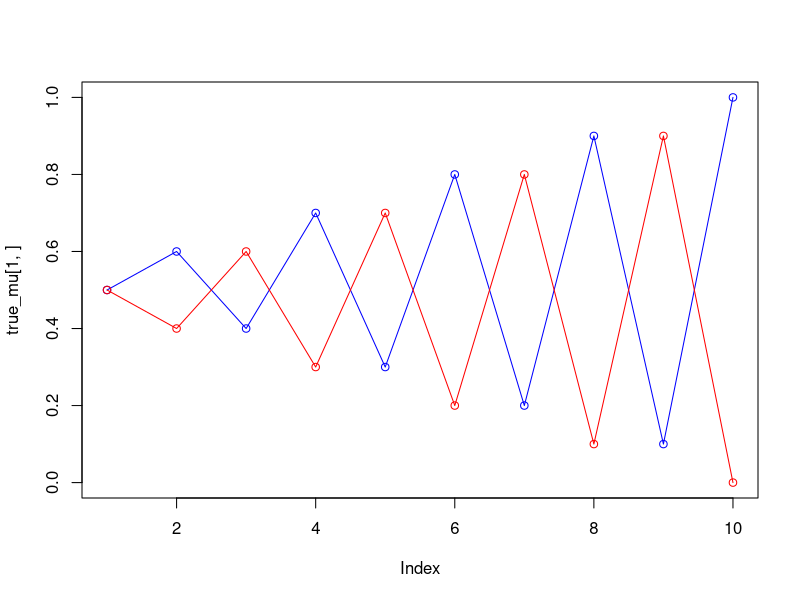
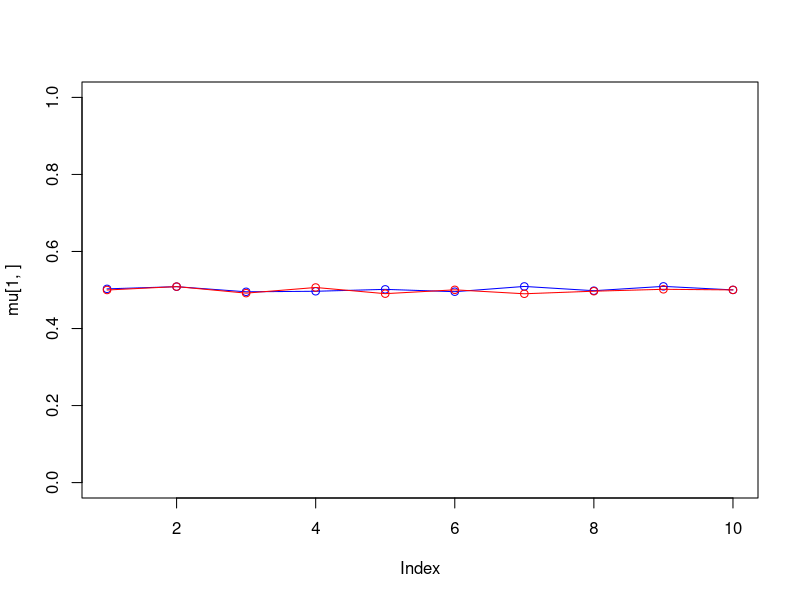
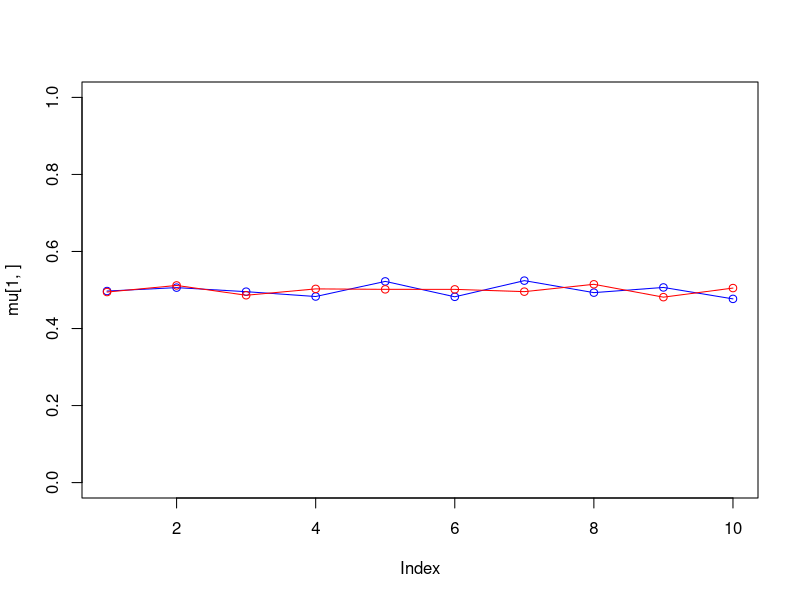
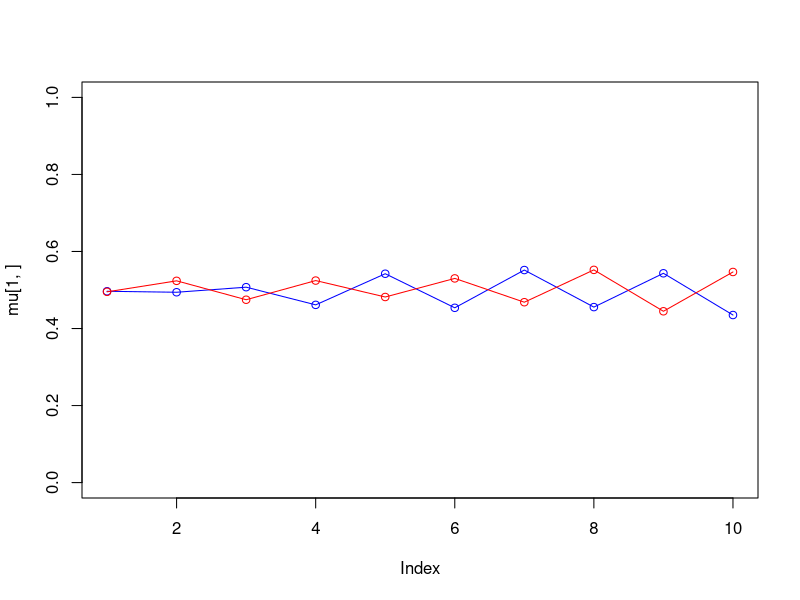
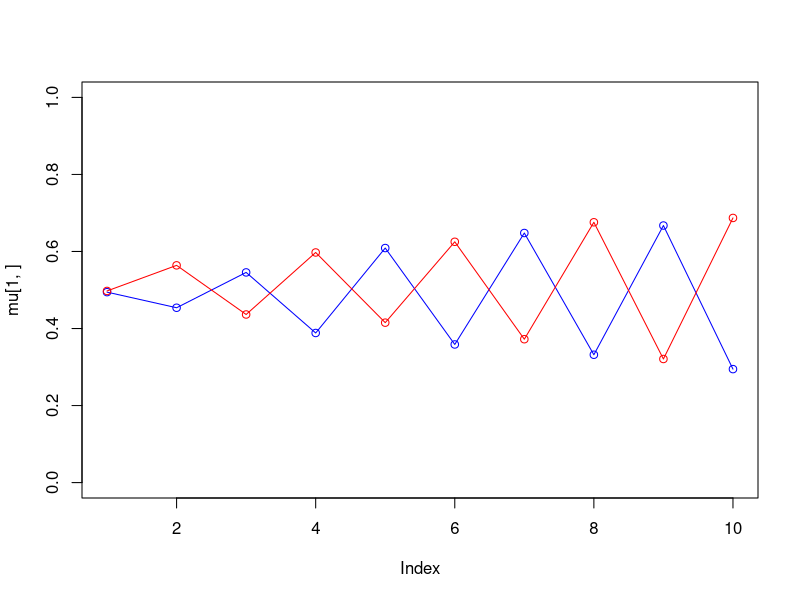
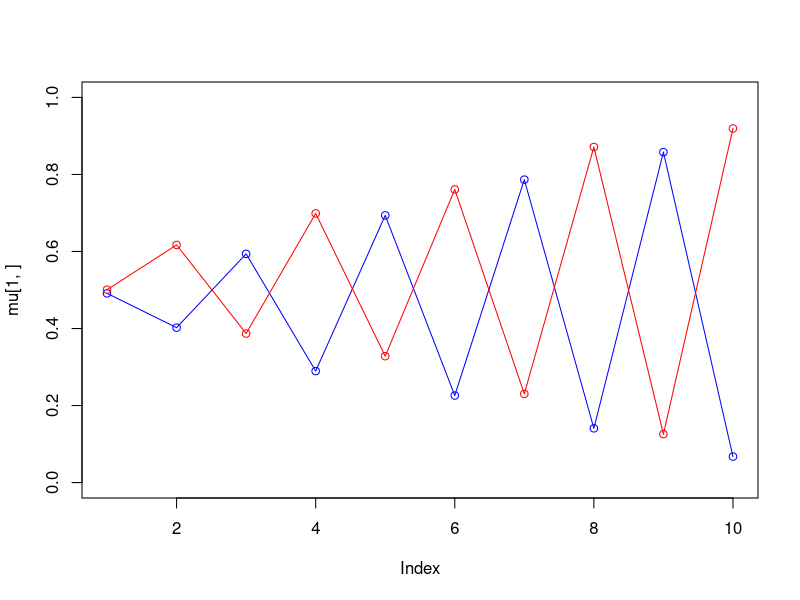
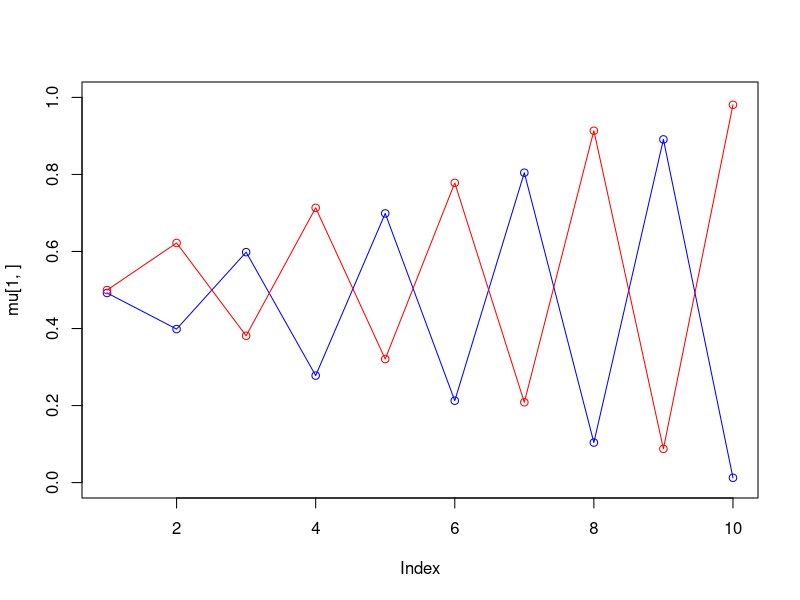
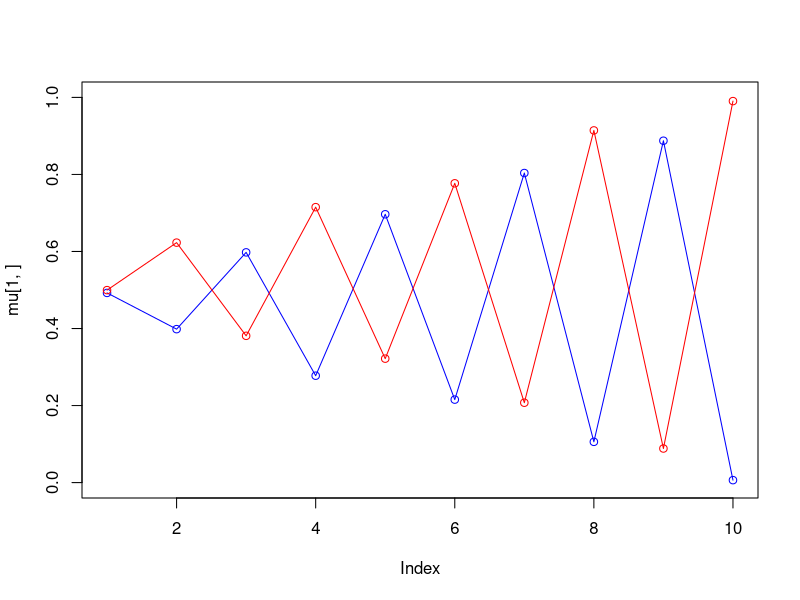

Recreate these plots in R, in order.
#Function for EM algorithm
em_alg = function(pi, mu, llik, min_change, maxit=100){
  old = 0
  cols = c('red', 'green', 'yellow')
  for(it in 1:max_it) {
    plot(mu[1,], type="o", col="blue", ylim=c(0,1))
    for(i in 2:nrow(mu)){
      points(mu[i,], type="o", col=cols[i-1])
    }
    
    Sys.sleep(0.5)
    
    # E-step: Computation of the fractional component assignments
    # Your code here
    total <- matrix(0, nrow = nrow(x), ncol= 1)
    
    z = matrix(1, nrow = nrow(x), ncol = length(pi))
    for (i in 1:length(pi)) {
      for (j in 1:ncol(x)) {
        z[, i] = z[, i] * dbinom(x[ ,j], 1, mu[i,j])
      }
      z[, i] = z[, i] * pi[i]
      total= total + z[,i]
    }
    for(i in 1:length(pi)){
      z[,i] = z[,i]/total
    }
    
    # #Log likelihood computation.
    q = matrix(1, nrow = length(total), ncol = 1)
    for(i in 1:nrow(mu)){
      temp = matrix(1, nrow = nrow(x), ncol = 1)
      for(j in 1:ncol(x)){
        temp = temp*(mu[i,j]^x[,j])*((1-mu[i,j])^(1-x[,j]))
      }
      q = q * (temp*pi[i])^(z[,i])
    }
    
    llik[it] = sum(log(q))
    
    cat("iteration: ", it, "log likelihood: ", llik[it], "\n")
    flush.console()
    # Stop if the log likelihood has not changed significantly
    # Your code here
    if(abs(old-llik[it])<min_change){
      break
    }
    else{
      old = llik[it]
    }
    
    #M-step: ML parameter estimation from the data and fractional component assignments
    # Your code here
    new_pi = colSums(z)/nrow(x)
    new_mu = matrix(nrow = nrow(mu), ncol = ncol(mu))
    for (i in 1:length(pi)){
      nm = sum(z[,i])
      new_mu[i,] = colSums(x*z[,i])/nm
    }
    mu = new_mu
    pi = new_pi
  }
  return(list(pi, mu, llik, it))
}






##K=2
set.seed(1234567890)
max_it <- 100 # max number of EM iterations
min_change <- 1 # min change in log likelihood between two consecutive EM iterations
N=1000 # number of training points
D=10 # number of dimensions
x <- matrix(nrow=N, ncol=D) # training data
true_pi <- vector(length = 2) # true mixing coefficients
true_mu <- matrix(nrow=2, ncol=D) # true conditional distributions
true_pi=c(1/2,1/2)
true_mu[1,]=c(0.5,0.6,0.4,0.7,0.3,0.8,0.2,0.9,0.1,1)
true_mu[2,]=c(0.5,0.4,0.6,0.3,0.7,0.2,0.8,0.1,0.9,0)
plot(true_mu[1,], type="o", col="blue", ylim=c(0,1))
points(true_mu[2,], type="o", col="red")
# Producing the training data
for(n in 1:N) {
  k <- sample(1:2,1,prob=true_pi)
  for(d in 1:D) {
    x[n,d] <- rbinom(1,1,true_mu[k,d])
  }
}
K=2 # number of guessed components
z <- matrix(nrow=N, ncol=K) # fractional component assignments
pi <- vector(length = K) # mixing coefficients
mu <- matrix(nrow=K, ncol=D) # conditional distributions
llik <- vector(length = max_it) # log likelihood of the EM iterations
# Random initialization of the paramters
pi <- runif(K,0.49,0.51)
pi <- pi / sum(pi)
for(k in 1:K) {
  mu[k,] <- runif(D,0.49,0.51)
}
pi
mu
#Call the EM-algorithm function
ret = em_alg(pi, mu, llik, min_change)
pi = ret[[1]]
mu = ret[[2]]
llik = ret[[3]]
it = ret[[4]]
plot(llik[1:it], type="o")




##K=3
set.seed(1234567890)
max_it <- 100 # max number of EM iterations
min_change <- 1 # min change in log likelihood between two consecutive EM iterations
N=1000 # number of training points
D=10 # number of dimensions
x <- matrix(nrow=N, ncol=D) # training data
true_pi <- vector(length = 3) # true mixing coefficients
true_mu <- matrix(nrow=3, ncol=D) # true conditional distributions
true_pi=c(1/3,1/3,1/3)
true_mu[1,]=c(0.5,0.6,0.4,0.7,0.3,0.8,0.2,0.9,0.1,1)
true_mu[2,]=c(0.5,0.4,0.6,0.3,0.7,0.2,0.8,0.1,0.9,0)
true_mu[3,]=c(0.5,0.5,0.5,0.5,0.5,0.5,0.5,0.5,0.5,0.5)
plot(true_mu[1,], type="o", col="blue", ylim=c(0,1))
points(true_mu[2,], type="o", col="red")
points(true_mu[3,], type="o", col="green")
# Producing the training data
for(n in 1:N) {
  k <- sample(1:3,1,prob=true_pi)
  for(d in 1:D) {
    x[n,d] <- rbinom(1,1,true_mu[k,d])
  }
}
K=3 # number of guessed components
z <- matrix(nrow=N, ncol=K) # fractional component assignments
pi <- vector(length = K) # mixing coefficients
mu <- matrix(nrow=K, ncol=D) # conditional distributions
llik <- vector(length = max_it) # log likelihood of the EM iterations
# Random initialization of the paramters
pi <- runif(K,0.49,0.51)
pi <- pi / sum(pi)
for(k in 1:K) {
  mu[k,] <- runif(D,0.49,0.51)
}
pi
mu
#Call the EM-algorithm function
ret = em_alg(pi, mu, llik, min_change)
pi = ret[[1]]
mu = ret[[2]]
llik = ret[[3]]
plot(llik[1:it], type="o")









##K=4
set.seed(1234567890)
max_it <- 100 # max number of EM iterations
min_change <- 1 # min change in log likelihood between two consecutive EM iterations
N=1000 # number of training points
D=10 # number of dimensions
x <- matrix(nrow=N, ncol=D) # training data
true_pi <- vector(length = 4) # true mixing coefficients
true_mu <- matrix(nrow=4, ncol=D) # true conditional distributions
true_pi=c(1/4,1/4,1/4,1/4)
true_mu[1,]=c(0.5,0.6,0.4,0.7,0.3,0.8,0.2,0.9,0.1,1)
true_mu[2,]=c(0.5,0.4,0.6,0.3,0.7,0.2,0.8,0.1,0.9,0)
true_mu[3,]=c(0.5,0.5,0.5,0.5,0.5,0.5,0.5,0.5,0.5,0.5)
true_mu[4,]=c(0.8,0.5,0.9,0.8,0.7,0.2,0.4,0.3,0.4,0.1)
plot(true_mu[1,], type="o", col="blue", ylim=c(0,1))
points(true_mu[2,], type="o", col="red")
points(true_mu[3,], type="o", col="green")
points(true_mu[4,], type="o", col="yellow")
# Producing the training data
for(n in 1:N) {
  k <- sample(1:4,1,prob=true_pi)
  for(d in 1:D) {
    x[n,d] <- rbinom(1,1,true_mu[k,d])
  }
}
K=4 # number of guessed components
z <- matrix(nrow=N, ncol=K) # fractional component assignments
pi <- vector(length = K) # mixing coefficients
mu <- matrix(nrow=K, ncol=D) # conditional distributions
llik <- vector(length = max_it) # log likelihood of the EM iterations
# Random initialization of the paramters
pi <- runif(K,0.49,0.51)
pi <- pi / sum(pi)
for(k in 1:K) {
  mu[k,] <- runif(D,0.49,0.51)
}
pi
mu
#Call the EM-algorithm function
ret = em_alg(pi, mu, llik, min_change)
pi = ret[[1]]
mu = ret[[2]]
llik = ret[[3]]
it = ret[[4]]
plot(llik[1:it], type="o")